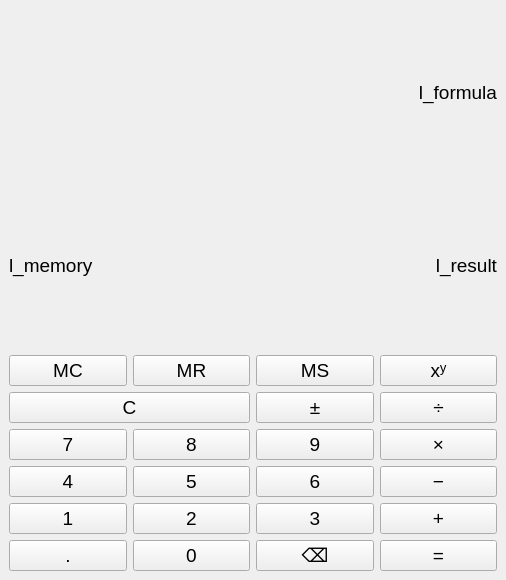
<?xml version="1.0" encoding="UTF-8"?>
<ui version="4.0">
 <class>MainWindow</class>
 <widget class="QMainWindow" name="MainWindow">
  <property name="geometry">
   <rect>
    <x>0</x>
    <y>0</y>
    <width>506</width>
    <height>580</height>
   </rect>
  </property>
  <property name="sizePolicy">
   <sizepolicy hsizetype="Preferred" vsizetype="Preferred">
    <horstretch>0</horstretch>
    <verstretch>0</verstretch>
   </sizepolicy>
  </property>
  <property name="font">
   <font>
    <pointsize>14</pointsize>
   </font>
  </property>
  <property name="windowTitle">
   <string>Калькулятор</string>
  </property>
  <widget class="QWidget" name="centralwidget">
   <layout class="QGridLayout" name="gridLayout" rowstretch="0,0,0" columnstretch="0">
    <item row="0" column="0">
     <layout class="QVBoxLayout" name="verticalLayout_2">
      <item>
       <widget class="QLabel" name="l_formula">
        <property name="text">
         <string>l_formula</string>
        </property>
        <property name="alignment">
         <set>Qt::AlignRight|Qt::AlignTrailing|Qt::AlignVCenter</set>
        </property>
       </widget>
      </item>
     </layout>
    </item>
    <item row="2" column="0">
     <layout class="QGridLayout" name="gridLayout_2">
      <item row="4" column="0">
       <widget class="QPushButton" name="btn_1">
        <property name="text">
         <string>1</string>
        </property>
       </widget>
      </item>
      <item row="0" column="1">
       <widget class="QPushButton" name="btn_memory_recall">
        <property name="text">
         <string>MR</string>
        </property>
       </widget>
      </item>
      <item row="1" column="2">
       <widget class="QPushButton" name="btn_plus_minus">
        <property name="text">
         <string>±</string>
        </property>
       </widget>
      </item>
      <item row="0" column="2">
       <widget class="QPushButton" name="btn_memory_save">
        <property name="text">
         <string>MS</string>
        </property>
       </widget>
      </item>
      <item row="2" column="0">
       <widget class="QPushButton" name="btn_7">
        <property name="text">
         <string>7</string>
        </property>
       </widget>
      </item>
      <item row="0" column="0">
       <widget class="QPushButton" name="btn_memory_clear">
        <property name="text">
         <string>MC</string>
        </property>
       </widget>
      </item>
      <item row="3" column="0">
       <widget class="QPushButton" name="btn_4">
        <property name="text">
         <string>4</string>
        </property>
       </widget>
      </item>
      <item row="0" column="3">
       <widget class="QPushButton" name="btn_power">
        <property name="text">
         <string>xʸ</string>
        </property>
       </widget>
      </item>
      <item row="5" column="0">
       <widget class="QPushButton" name="pushButton_11">
        <property name="text">
         <string>.</string>
        </property>
       </widget>
      </item>
      <item row="2" column="1">
       <widget class="QPushButton" name="btn_8">
        <property name="text">
         <string>8</string>
        </property>
       </widget>
      </item>
      <item row="1" column="3">
       <widget class="QPushButton" name="btn_divide">
        <property name="text">
         <string>÷</string>
        </property>
       </widget>
      </item>
      <item row="2" column="3">
       <widget class="QPushButton" name="btn_multiply">
        <property name="text">
         <string>×</string>
        </property>
       </widget>
      </item>
      <item row="3" column="3">
       <widget class="QPushButton" name="btn_minus">
        <property name="text">
         <string>−</string>
        </property>
       </widget>
      </item>
      <item row="4" column="3">
       <widget class="QPushButton" name="btn_plus">
        <property name="text">
         <string>+</string>
        </property>
       </widget>
      </item>
      <item row="5" column="3">
       <widget class="QPushButton" name="btn_equals">
        <property name="text">
         <string>=</string>
        </property>
       </widget>
      </item>
      <item row="2" column="2">
       <widget class="QPushButton" name="btn_9">
        <property name="text">
         <string>9</string>
        </property>
       </widget>
      </item>
      <item row="3" column="2">
       <widget class="QPushButton" name="btn_6">
        <property name="text">
         <string>6</string>
        </property>
       </widget>
      </item>
      <item row="4" column="2">
       <widget class="QPushButton" name="btn_3">
        <property name="text">
         <string>3</string>
        </property>
       </widget>
      </item>
      <item row="3" column="1">
       <widget class="QPushButton" name="btn_5">
        <property name="text">
         <string>5</string>
        </property>
       </widget>
      </item>
      <item row="4" column="1">
       <widget class="QPushButton" name="btn_2">
        <property name="text">
         <string>2</string>
        </property>
       </widget>
      </item>
      <item row="5" column="2">
       <widget class="QPushButton" name="pushButton_23">
        <property name="text">
         <string>⌫</string>
        </property>
       </widget>
      </item>
      <item row="5" column="1">
       <widget class="QPushButton" name="btn_0">
        <property name="text">
         <string>0</string>
        </property>
       </widget>
      </item>
      <item row="1" column="0" colspan="2">
       <widget class="QPushButton" name="btn_clear">
        <property name="text">
         <string>C</string>
        </property>
       </widget>
      </item>
     </layout>
    </item>
    <item row="1" column="0">
     <layout class="QHBoxLayout" name="horizontalLayout">
      <item>
       <widget class="QLabel" name="l_memory">
        <property name="text">
         <string>l_memory</string>
        </property>
       </widget>
      </item>
      <item>
       <widget class="QLabel" name="l_result">
        <property name="text">
         <string>l_result</string>
        </property>
        <property name="alignment">
         <set>Qt::AlignRight|Qt::AlignTrailing|Qt::AlignVCenter</set>
        </property>
       </widget>
      </item>
     </layout>
    </item>
   </layout>
  </widget>
 </widget>
 <resources/>
 <connections/>
</ui>
